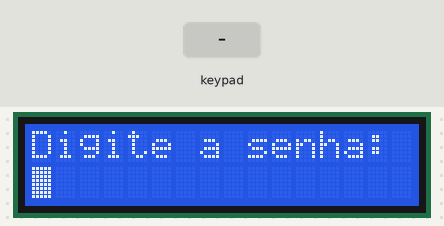
Recording of a sketch running on a simulated Arduino Uno, built with avr-gcc and run on an emulated ATmega328P. Shown: 16×2 character LCD. Wiring (inferred from the names in the program): PCF8574 port expander at I2C address 0x27. Wiring (inferred from the signals the program sends): 4×4 keypad with keys 1 2 3 A 4 5 6 B 7 8 9 C * 0 # D: rows Q0, Q1, Q2, Q3; columns Q4, Q5, Q6, Q7. Inputs (shaded band) come from the test bench.

Above: at 1.2 s.
1.3 s: keypad keys 1 2 3 4 5 # pressed 0.4 s apart
At 3.7 s:
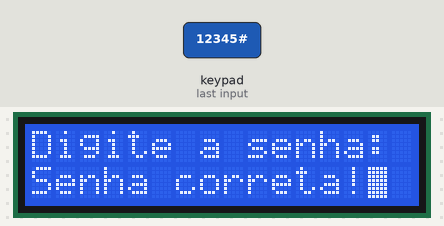
6.7 s: keypad keys 1 2 3 4 5 pressed 0.4 s apart
At 8.8 s:
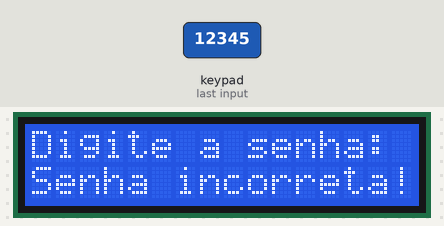
11.7 s: key '*' pressed
At 12.8 s:
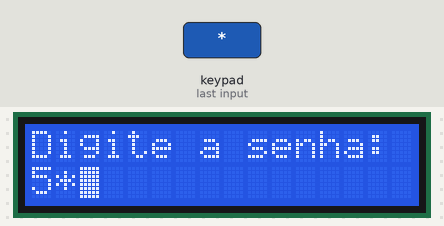
13.4 s: key 'C' pressed
At 14.1 s:
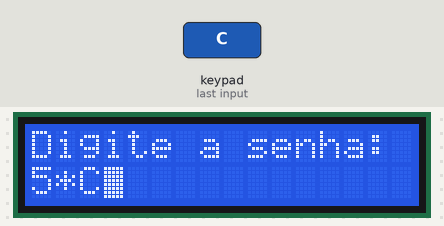
15.1 s: key 'D' pressed
At 16.6 s:
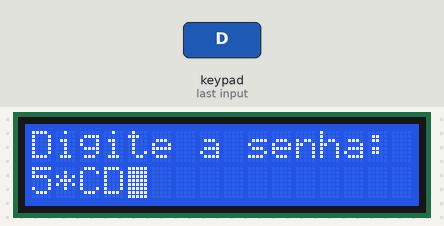
Timing chart, 0 to 17.8 s (numbered marks = the images above; inputs shaded):
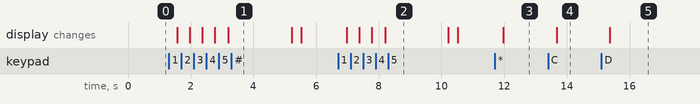

The sketch:

teclado_teste.ino
```cpp
#include <Wire.h>
#include <LiquidCrystal_I2C.h>
LiquidCrystal_I2C lcd(0x20,16,2);  // set the LCD address to 0x20 for a 16 chars and 2 line display

//int portas[8]= {13, 12, 11, 10, 7, 6, 5, 4};
int portas[4]= {7, 6, 5, 4};

//------------------------------PCF
int _end = 39;
int numero[8]={1,1,1,1,1,1,1,1};

//------------------------------TECLADO
String senha = "12345";
String digitado = "";

char letras[4][4] ={
{'1','2','3','A'},
{'4','5','6','B'},
{'7','8','9','C'},
{'*','0','#','D'}
};

void setup()
{
  lcd.init();
  lcd.backlight();
for(int i =0;i<4;i++){
  pinMode(portas[i], INPUT_PULLUP);
}
Serial.begin(9600);
  lcd.clear();
  lcd.setCursor(0,0);
  lcd.print("Digite a senha:");
  lcd.blink();
  lcd.setCursor(0,1);
  //_digWrite(0,0);
  //Serial.print("valor:");
  //Serial.println(_digRead(7));
  //while(1){}


}

void loop()
{

  String tecla = verifica_tecla();
  if(tecla != ""){
    digitado += tecla;
    digitaLinha(1,digitado);
  }
  if(digitado.length() == senha.length()){
    if(digitado == senha){
      digitaLinha(1,"Senha correta!");
    }else{
      digitaLinha(1,"Senha incorreta!");
    }
    digitado = "";
    delay(2000);
    digitaLinha(1,"");
  }
}

void digitaLinha(int linha,String texto){
    lcd.setCursor(0,linha);
    lcd.print("                ");
    lcd.setCursor(0,linha);
    lcd.print(texto);
}


 String verifica_tecla(){
   for(int i=0;i<4;i++){
     for(int k =0;k<4;k++){
       _digWrite(k,1);
       //digitalWrite(portas[k], 1);
     }
     _digWrite(i,0);
     //digitalWrite(portas[i], 0); //0-3
     for(int j=0;j<4;j++){
       //if (!digitalRead(portas[j])){
         if (_digRead(j+4)){
         while(_digRead(j+4)){}
         delay(100);
         return String(letras[i][j]);
       }
     }
   }
   return "";
 }

 void _digWrite(int pt, int valor){
     numero[pt] = valor;
        int num =
        (numero[0]*1) +     (numero[1]*2) +
        (numero[2]*4) +     (numero[3]*8) +
        (numero[4]*16) +    (numero[5]*32) +
        (numero[6]*64) +    (numero[7]*128);

      Wire.beginTransmission(_end);
      Wire.write(num);
      Wire.endTransmission();
}

 int _digRead(int y){
      Wire.requestFrom(_end,1);
    if(Wire.available())  {
      byte x = Wire.read();
      //Serial.println(x,BIN);
      for (int j = 0; j <= 7; j++){
        if(!(x & (1 << j)) && y == j){
          return true;
        }
      }
      return false;
    }
}
```

Measured:
- after the input at 1.3 s, the display: first changes after 0.27 s (image 1 shows a later state)
- after the input at 6.7 s, the display: first changes after 0.27 s (image 2 shows a later state)
- after the input at 11.7 s, the display: changes after 0.27 s (image 3)
- after the input at 13.4 s, the display: changes after 0.27 s (image 4)
- after the input at 15.1 s, the display: changes after 0.27 s (image 5)
